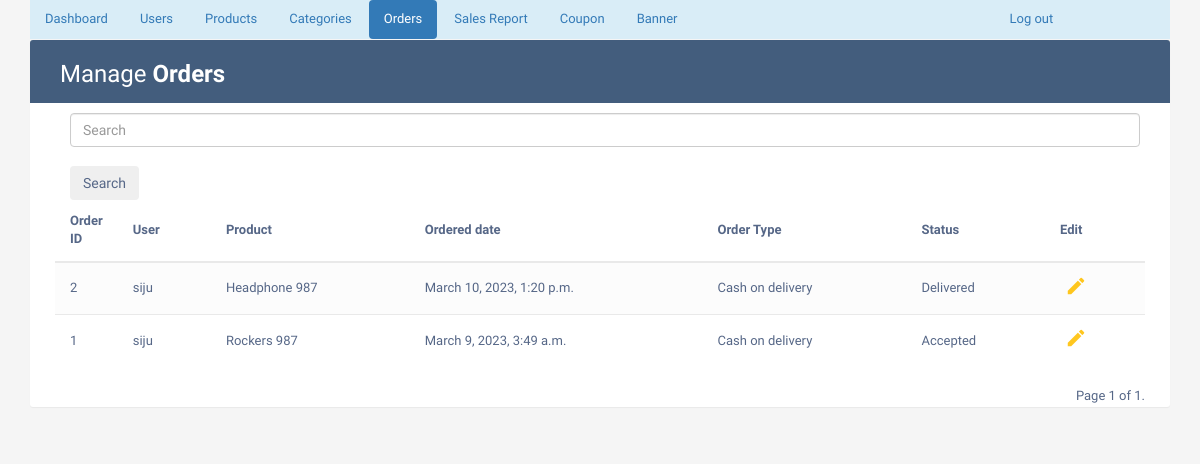
The page /adminorderlist/ (signed in) on the database as committed earlier.
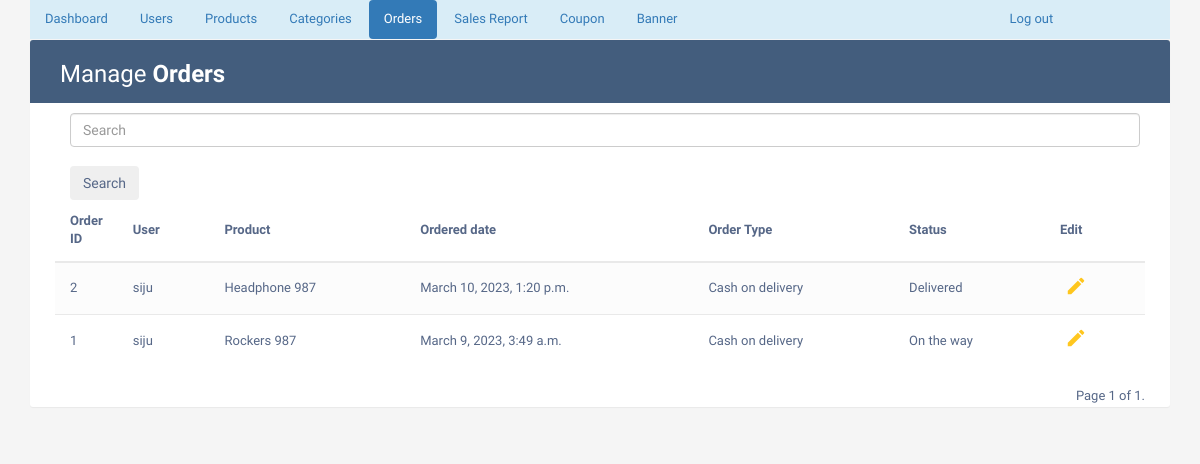
The same page on the database as committed later.
### phase/models.py (models this page shows, shortened)
class Order(models.Model):
    user = models.ForeignKey(UserDetail, on_delete=models.CASCADE)
    address = models.ForeignKey(Address, on_delete=models.CASCADE)
    product = models.ForeignKey(Product, on_delete=models.CASCADE)
    amount = models.IntegerField(default=0)
    ordered_date = models.DateTimeField(auto_now_add=True)
    ordertype = models.CharField(max_length=50, choices=TYPE_CHOICES, default='Cash on delivery')
    status = models.CharField(max_length=50, choices=STATUS_CHOICES, default='Pending')

class UserDetail(models.Model):
    uname=models.CharField(unique=True, max_length=50)
    uemail=models.CharField(max_length=50)
    uphone=models.CharField(max_length=50, null=True)
    upassword=models.CharField(max_length=50)
    uactive=models.BooleanField(default=True)
    uimage = models.ImageField(upload_to='imagestore/', null=True, blank=True)
    uotp=models.IntegerField(null=True)
    def __str__(self):
        return self.uname

class Product(models.Model):
    name = models.CharField(max_length=50)
    description = models.CharField(max_length=200)
    image = models.ImageField(upload_to='imagestore/')
    stock = models.PositiveIntegerField(default=1)
    category = models.ForeignKey(Category, on_delete=models.CASCADE, default='Wired')
    normalprice = models.IntegerField(default=0)
    def __str__(self):
        return self.name

### phase/views.py (the view)
# urls.py: path('adminorderlist/', views.adminorderlist, name='adminorderlist'),
def adminorderlist(request):
    if 'username' in request.session:
        if 'search' in request.GET:
            search=request.GET['search']
            member=Order.objects.filter(Q(user__uname__icontains=search)|Q(id__icontains=search)).order_by('-id')
        else:
            member = Order.objects.all().order_by('-id')
        paginator = Paginator(member, 5)
        page_number = request.GET.get('page')
        page_obj = paginator.get_page(page_number)
        return render(request,'adminorderlist.html', {'page_obj': page_obj})
    else:
        return render('adminlogin')

### Templates/adminorderlist.html (shortened to what this page needs)
{% extends "adminbase.html" %}
{% block active7 %} "active" {% endblock%}
{% block tablewrapper %}
                    <div class="col-sm-6">
						<h2>Manage <b>Orders</b></h2>
					</div>
                    <div class="col-sm-6">
                      </div>
                    </div>
{% endblock %}
{% block tablecontent%}
                <form action="{% url 'adminorderlist' %}" class="d-flex offset-md-1 container m-auto" style="width:1100px">
                    <input class="form-control offset-md-1" type="search" placeholder="Search" name="search" aria-label="Search"><br>
                    <button class="btn btn-outline-secondary" type="submit">Search</button>
                </form>
                <table class="table table-striped table-hover">
                <thead>
                    <tr>
                        <th>Order ID</th>
                        <th>User</th>
                        <th>Product</th>
                        <th>Ordered date</th>
                        <th>Order Type</th>
                        <th>Status</th>
                        <th>Edit</th>
                    </tr>
                </thead>
                <tbody>
                    {% for x in page_obj %}
                    <tr>
                        <td>{{ x.id }}</td>
                        <td>{{ x.user }}</td>
                        <td>{{ x.product }}</td>
                        <td>{{ x.ordered_date }}</td>
                        <td>{{ x.ordertype }}</td>
                        <td>{{ x.status }}</td>
                        <td>
                            <a href="{% url 'updateorder' id=x.id %}" class="edit" data-toggle="modal"><i class="material-icons" data-toggle="tooltip" title="Edit">&#xE254;</i></a>
                        </td>
                    </tr>
                    {% endfor %}
                </tbody>
                </table>
                                <div class="pagination">
                                    <span class="step-links">
                                        <span class="current-page">
                                            Page {{ page_obj.number }} of {{ page_obj.paginator.num_pages }}.
                                        </span>
                                    </span>
                                </div>
{% endblock %}

Rows that differ between the two databases and show on the page:
changed Order "Rockers 987": status "Accepted" → "On the way"
